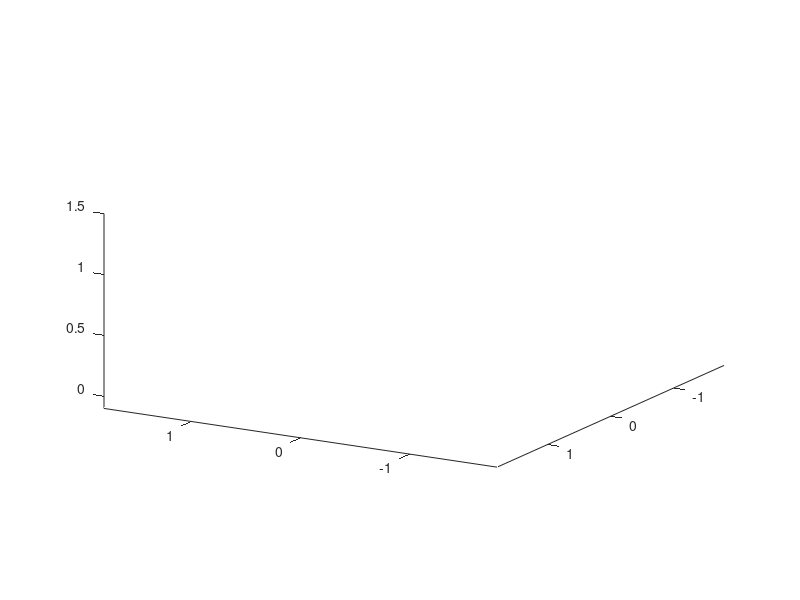

The MATLAB source for this figure: (Note: this script raises an error after producing the figure.)
function [nova2, ur3e, cup, cupLid, milkJug, iceCube, portafilter] = EnvSetup
    hold on;  % Hold the current plot for multiple objects
    axis equal;  % Maintain equal scaling for all axes
    axis([-1.8 1.8 -1.8 1.8 -0.1 1.5]);  % Set the axis limits
    view(210, 15)
    
    %% Initial coordinates to move the environemnt along 3 axis
    x = 0.2;
    y = 0;
    z = 0;
    
    %% Placing environment images
    %imageData = imread('WallPicture1.jpg');
    %wallImage1 = imrotate(imageData, -90);
    %imageData = imread('WallPicture2.jpg');
    %wallImage2 = imrotate(imageData, -90);
    %surf([-1.8,-1.8;1.8,1.8],[1.8,1.8;1.8,1.8],[0,2;0,2],'CData',wallImage1,'FaceColor','texturemap');
    %surf([1.8,1.8;1.8,1.8],[-1.8,-1.8;1.8,1.8],[0,2;0,2],'CData',wallImage2,'FaceColor','texturemap');
    
    surf([-2,-2;2,2],[-2,2;-2,2],[0,0;0,0],'CData',imread('FloorImage.jpg'),'FaceColor','texturemap');
    
    
    %% Non-movable objects
    espressoMachine = PlaceObject('EspressoMachine.ply', [x+0.25, y-0.5, z+0.65]); % add espresso machine model
    grinder = PlaceObject('Grinder.ply', [x+0.8, y-0.2, z+0.65]); % add coffee grinder model
    iceCubeDispenser = PlaceObject('IceCubeDispenser.ply', [x-0.65, y-0.55, z+0.65]); % add ice cube dispenser model
    milkDispenser = PlaceObject('MilkDispenser.ply', [x-0.3, y-0.25, z+0.66]); % add milk dispenser model
    table = PlaceObject('Table.ply', [x+0, y+0, z+0.4]); % add table
    
    % Can be commented to remove the booth from environment for better view
    coffeeBooth = PlaceObject('CoffeeBooth.ply', [x-1.3, y-0.6, z+0]); % add coffee booth model
    
    
    %% Movable objects
    cup = PlaceObject('Cup.ply', [x-0.1, y+0.3, z+0.65]); % add coffee cup model
    cupLid = PlaceObject('CupLid.ply', [x+0.1, y+0.3, z+0.65]); % add coffee lid model
    
    % cupWithLid = PlaceObject('CupWithLid.ply', [x-0.1, y+0.15, z+0.65]); % add cup with lid model
    milkJug = PlaceObject('MilkJug.ply', [x+0.1, y+0.15, z+0.65]); % add milk jug model
    
    iceCube = PlaceObject('IceCube.ply', [x+0, y+0.5, z+0]); % add ice cube model
    portafilter = PlaceObject('EspressoHandle.ply', [x+0, y+0.4, z+0.7]); % add portafilter model (coffee handle)
    
    
    %% Adding DobotNova2 robot to the environment 
    disp('Adding DobotNova2 robot to the environment');
    nova2 = DobotNova2(transl(x+0.6, y+0.3, z+0.6));  % Create Nova2 robot with initial transform
    
    disp('Adding UR3e robot to the environment');
    ur3e = UR3e(transl(x-0.6, y+0.3, z+0.6));   % Create UR3e robot with intial transform
end
